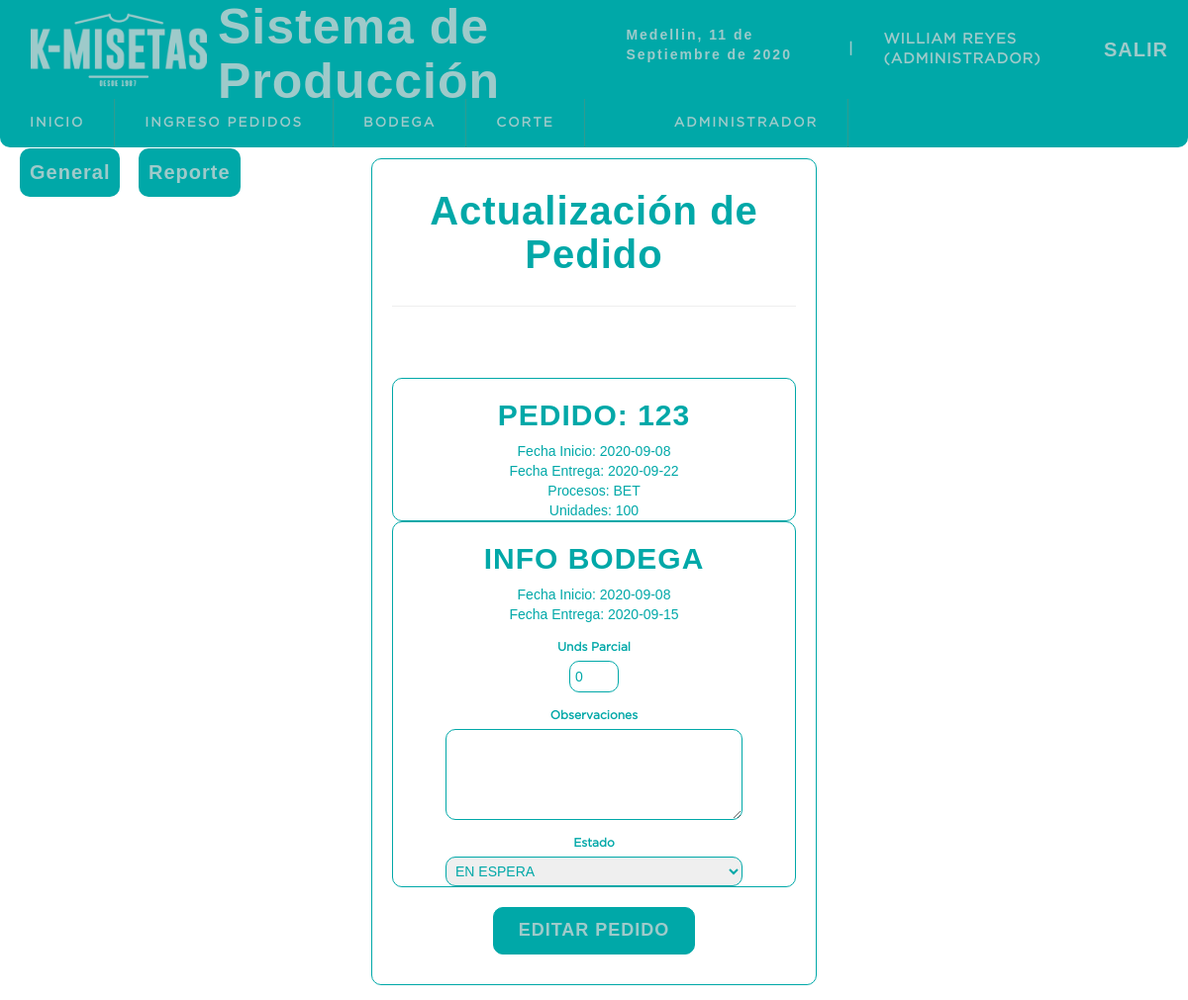
/sistema/editar_bodega.php?id=5 (signed in), run on the app's committed database.
### tables this page shows
CREATE TABLE `pedidos` (
  `idpedido` int(11) NOT NULL,
  `num_pedido` varchar(10) NOT NULL,
  `cliente` varchar(50) NOT NULL,
  `asesor` varchar(15) NOT NULL,
  `fecha_inicio` date NOT NULL,
  `fecha_fin` date NOT NULL,
  `dias_habiles` int(11) NOT NULL,
  `procesos` int(11) NOT NULL,
  `unds` int(11) NOT NULL,
  `fecha_ingreso` datetime NOT NULL DEFAULT CURRENT_TIMESTAMP,
  `usuario` int(11) NOT NULL,
  `area_inicio` varchar(13) NOT NULL DEFAULT '0',
  `estado` int(11) NOT NULL DEFAULT '0'
);

CREATE TABLE `procesos` (
  `idproceso` int(11) NOT NULL,
  `siglas` varchar(5) NOT NULL,
  `1` varchar(13) NOT NULL,
  `2` varchar(13) NOT NULL,
  `3` varchar(13) NOT NULL,
  `4` varchar(13) NOT NULL,
  `5` varchar(13) NOT NULL,
  `6` varchar(13) NOT NULL,
  `tiempo1` decimal(10,2) NOT NULL,
  `tiempo2` decimal(10,2) NOT NULL,
  `tiempo3` decimal(10,2) DEFAULT NULL,
  `tiempo4` decimal(10,2) DEFAULT NULL,
  `tiempo5` decimal(10,2) DEFAULT NULL,
  `tiempo6` decimal(10,2) DEFAULT NULL,
  `dias_habiles` int(11) NOT NULL
);

CREATE TABLE `bodega` (
  `idbodega` int(11) NOT NULL,
  `pedido` int(11) NOT NULL,
  `iniciofecha` date NOT NULL,
  `finfecha` date NOT NULL,
  `dias` int(11) NOT NULL,
  `inicioprocesofecha` date NOT NULL,
  `finprocesofecha` date NOT NULL,
  `obs_bodega` varchar(500) DEFAULT NULL,
  `parcial` int(11) DEFAULT '0',
  `estado` int(11) NOT NULL DEFAULT '0',
  `usuario` int(11) DEFAULT NULL
);

CREATE TABLE `estado` (
  `id_estado` int(11) NOT NULL,
  `estado` varchar(15) NOT NULL
);

### sistema/editar_bodega.php (the view, shortened to what this page needs)
<?php
include "../conexion.php";
$idbodega= $_GET['id'];
$sql= mysqli_query($conexion,"SELECT pe.num_pedido, pe.cliente, pe.asesor, pe.fecha_inicio as 'iniciopedido',
pe.fecha_fin as 'finpedido', pe.dias_habiles as 'diaspedido', pe.unds, pe.fecha_ingreso, pe.usuario,
bo.idbodega, bo.iniciofecha as 'iniciobodega', bo.finfecha as 'finbodega', bo.dias as 'diasbodega',
bo.inicioprocesofecha, bo.finprocesofecha, bo.parcial, us.usuario, bo.obs_bodega, pr.siglas, es.estado, es.id_estado
FROM pedidos pe
INNER JOIN procesos pr ON pe.procesos=pr.idproceso
INNER JOIN bodega bo ON pe.idpedido=bo.pedido
INNER JOIN usuario us on pe.usuario=us.idusuario
INNER JOIN estado es ON bo.estado=es.id_estado WHERE bo.idbodega=$idbodega");
$result_sql=mysqli_num_rows($sql);
if ($result_sql==0){
    header('location listabodegageneral.php');
}else{
    $data=mysqli_fetch_array($sql);
        $pedido= $data['num_pedido'];
        $iniciopedido=$data['iniciopedido'];
        $finpedido=$data['finpedido'];
        $siglas=$data['siglas'];
        $unds=$data['unds'];
        $iniciobodega=$data['iniciobodega'];
        $finbodega=$data['finbodega'];
        $parcial=$data['parcial'];
        $obs=$data['obs_bodega'];
        $estado=$data['estado'];
        $idestado=$data['id_estado'];
    }
?>
<!DOCTYPE html>
<html lang="es">
<head>
	<?php include "includes/scripts.php"?>
</head>
<body>
<?php
include "includes/header.php"?>
<section id="container">
    <div class="form-register">
    <a href="listabodegageneral.php" class="btn_new" style="position:fixed ; top:150px; left: 0px;">General</a>
    <a href="" class="btn_new" style="position:fixed ; top:150px; left: 120px;">Reporte</a>
        <form action="" method="post">
       <h1>Actualización de Pedido</h1>
        <hr>
        <div class="alert"><?php echo isset($alert) ? $alert : '';?></div>
        <div style="border: 1px solid #00a8a8; border-radius: 10px; ">
        <center> <h3 style="text-transform: uppercase; ">pedido: <?php echo $pedido?></h3>
        <div>
            Fecha Inicio: <?php echo $iniciopedido?>
        </div>
        <div>
            Fecha Entrega: <?php echo $finpedido?>
        </div>
        <div>
            Procesos: <?php echo $siglas?>
        </div>
        <div>
            Unidades: <?php echo $unds?>
        </div>
        </center>
        </div>
        <div style="border: 1px solid #00a8a8; border-radius: 10px; ">
        <center> <h3 style="text-transform: uppercase; ">Info Bodega</h3>
        <div>
            Fecha Inicio: <?php echo $iniciobodega?>
        </div>
        <div>
            Fecha Entrega: <?php echo $finbodega?>
        </div>
        <div>
            <label for="parcial">Unds Parcial</label>
            <input style ="width: 50px"type="text" name="parcial" id="parcial" autocomplete="off" value="<?php echo $parcial;?>">
        </div>
        <div>
            <label for="obs">Observaciones</label>
            <textarea  style ="width: 300px" name="obs" id="obs" rows="4" cols="45"><?php echo $obs;?></textarea>
        </div>
        <div>
            <label for="estado">Estado</label>
          <select style ="width: 300px" name="estado" id="estado" class="itemunico">
              <?php echo "  <option value=\"".$idestado."\">".$estado."</option>";?>
          </select>
        </div>
        </center>
        </div>
        <input type="submit" value="Editar Pedido" class="btn-save">
        </form>
    </div>
</section>
</body>
</html>

### sistema/css/styleee.css (style rules this page uses)
* { margin: 0; padding: 0; box-sizing: border-box; font-family: 'arial'; }
body { background-color: #ffffff !important; }
h1, h2, h3, h4, h5, h6 { font-family: 'arial'; font-weight: bold; letter-spacing: 1px; }
h1 { font-size: 30px; font-weight: bold; }
section div h3 { font-size: 30px; color: #00a8a8; font-weight: bold; }
h3 { font-size: 25px; }
a { text-decoration: none; font-family: arial; letter-spacing: 1px; }
#container { padding: 160px 15px 15px; background-color: #ffffff; width: 100%; }
.form-register { width: 450px; margin: auto; }
form { background-color: #ffffff; color: #00a8a8; margin: auto; padding: 10px 20px; border: 1px solid #00a8a8; border-radius: 10px; }
label { display: block; font-size: 12px; font-family: 'GothamBook'; margin: 15px auto 5px auto; }
input, select, textarea { display: block; width: 100%; padding: 5px; border: 1px solid #00a8a8 ; color: #00a8a8; border-radius: 10px ; text-transform: uppercase !important; }
textarea { resize: vertical; }
.itemunico option:first-child { display: none; }
.btn-save { width: 50%; padding: 10px; font-size: 18px; background: #00a8a8; color: #9ecaca; font-weight: 700; letter-spacing: 1px; cursor: pointer; margin: 20px auto; border-radius: 10px; text-align: center; }
.alert { width: 100%; }
#container h1 { font-size: 40px; display: inline-block; color: #00a8a8; text-align: center; font-weight: bold; }
.btn_new { display: inline-block; position:absolute; left: 15px; top: 190px; font-size: 20px; background-color: #00a8a8; color: #9ecaca; padding: 10px; font-weight: bold; text-decoration: none; border-radius: 10px; margin: auto 20px; }

### data on the page
pedidos: num_pedido "123", fecha_inicio "2020-09-08", fecha_fin "2020-09-22", procesos.siglas "BET", unds "100", bodega.iniciofecha "2020-09-08", bodega.finfecha "2020-09-15", parcial "0", estado "En Espera"

### other printed values
fechaC() "11 de Septiembre de 2020"
$_SESSION['nombre'] "WILLIAM REYES"
$_SESSION['rol'] "ADMINISTRADOR"
